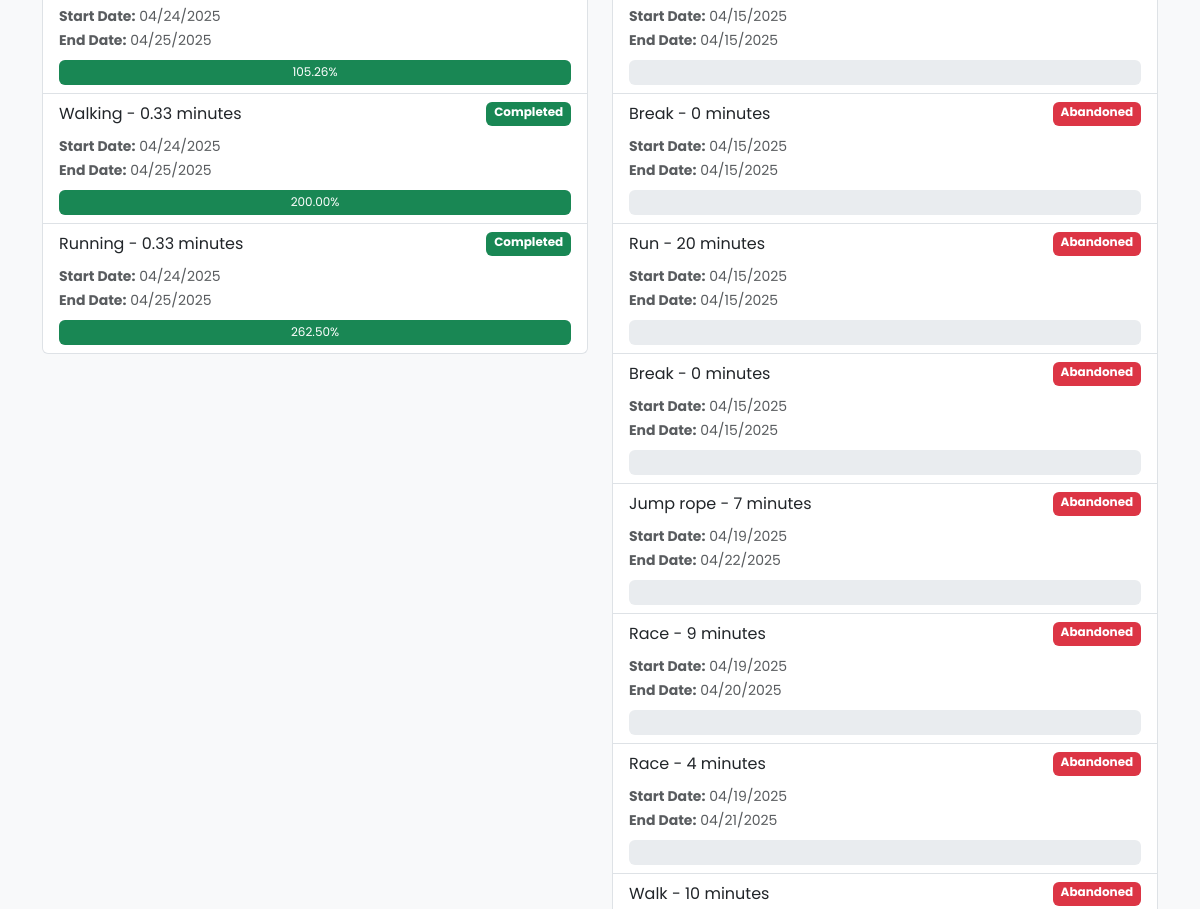
The app's page /dashboard/goal-history/ (signed in, middle part), older data.
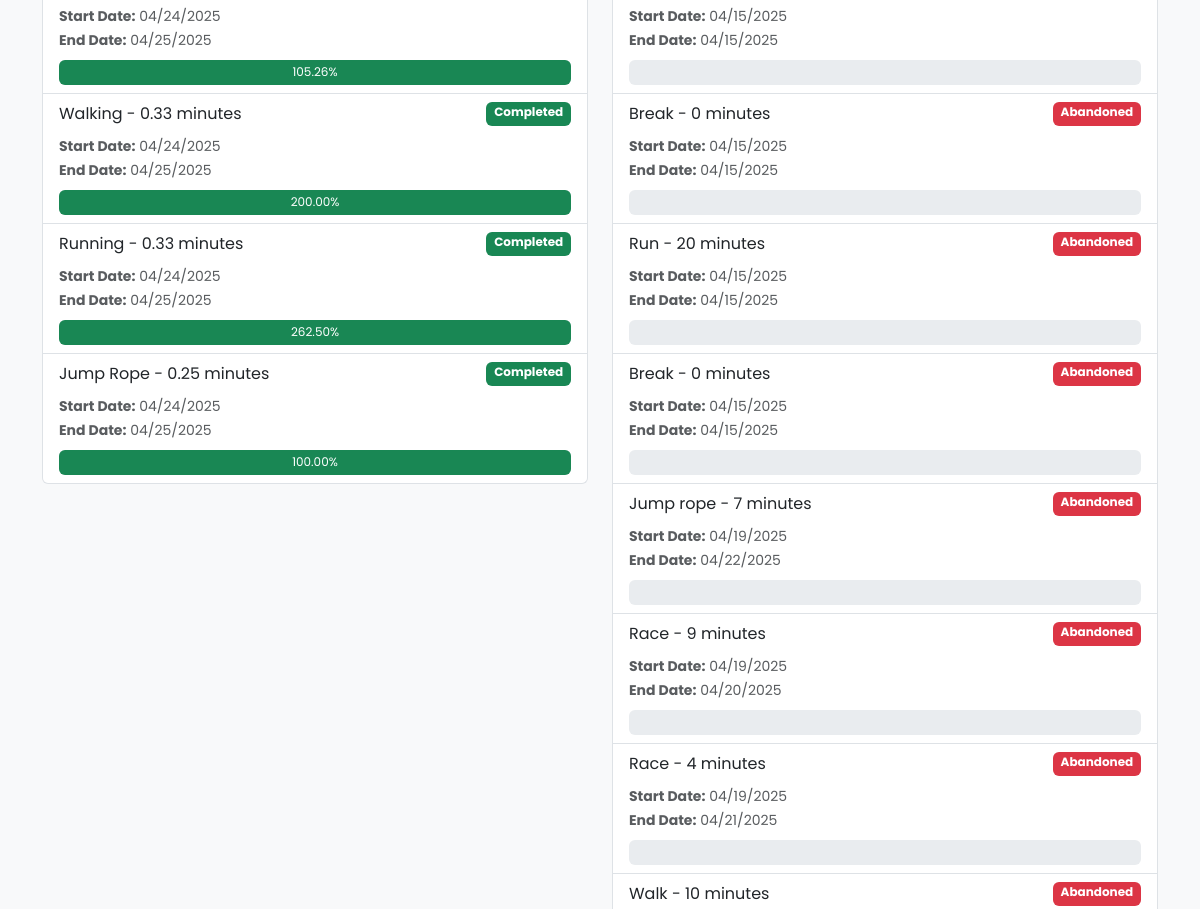
The same page, newer data.
### dashboard/models.py (models this page shows, shortened)
class Goal(models.Model):
    text = models.CharField(max_length=255)
    created_at = models.DateTimeField(auto_now_add=True)
    start_date = models.DateTimeField(null=True, blank=True, default=timezone.now)
    end_date = models.DateTimeField(null=True, blank=True, default=timezone.now)
    user = models.ForeignKey(User, on_delete=models.CASCADE, null=True)
    completed = models.BooleanField(default=False)
    abandoned = models.BooleanField(default=False)
    favorite = models.BooleanField(default=False)
    total_duration_seconds = models.IntegerField(default=0)
    calories_burnt_per_second = models.FloatField(default=0.0)
    progress = models.FloatField(default=0.0)

### dashboard/views.py (the view)
# urls.py: path('goal-history/', views.goal_history, name='GoalHistory'),
@login_required
def goal_history(request):
    completed_goals = Goal.objects.filter(user=request.user, completed=True)
    abandoned_goals = Goal.objects.filter(user=request.user, abandoned=True)
    return render(request, 'dashboard/goal-history.html', {
        'completed_goals': completed_goals,
        'abandoned_goals': abandoned_goals,
    })

### accounts/context_processors.py (called while the page is built)
def admin_group(request):
    if request.user.is_authenticated:
        is_admin = request.user.groups.filter(name='admin').exists()
    else:
        is_admin = False
    return {'is_admin': is_admin}

### friends/context_processors.py (called while the page is built)
def user_groups(request):
    if request.user.is_authenticated:
        groups = WorkoutGroup.objects.filter(groupmember__user=request.user)
    else:
        groups = []
    return {'user_groups': groups}

### dashboard/templates/dashboard/goal-history.html (shortened to what this page needs)
{% extends 'base.html' %}
{% block content %}
<div class="container py-4">
  <div class="row g-4">
    <div class="col-md-6">
      {% if completed_goals %}
        <ul class="list-group">
          {% for goal in completed_goals %}
            <li class="list-group-item">
              <div class="d-flex justify-content-between">
                <span>{{ goal.text }}</span>
                <span class="badge bg-success">Completed</span>
              </div>
              <div class="mt-2 text-muted">
                <small>
                  <strong>Start Date:</strong> {{ goal.start_date|date:"m/d/Y" }} <br>
                  <strong>End Date:</strong> {{ goal.end_date|date:"m/d/Y" }}
                </small>
              </div>
              <div class="progress mt-2" style="height: 25px;">
                <div
                  class="progress-bar bg-success"
                  role="progressbar"
                  style="width: {{ goal.progress }}%;"
                  aria-valuenow="{{ goal.progress }}"
                  aria-valuemin="0"
                  aria-valuemax="100">
                  {{ goal.progress|floatformat:2 }}%
                </div>
              </div>
            </li>
          {% endfor %}
        </ul>
      {% else %}
        <p class="text-muted">No completed goals yet.</p>
      {% endif %}
    </div>
    <div class="col-md-6">
      {% if abandoned_goals %}
        <ul class="list-group">
          {% for goal in abandoned_goals %}
            <li class="list-group-item">
              <div class="d-flex justify-content-between">
                <span>{{ goal.text }}</span>
                <span class="badge bg-danger">Abandoned</span>
              </div>
              <div class="mt-2 text-muted">
                <small>
                  <strong>Start Date:</strong> {{ goal.start_date|date:"m/d/Y" }} <br>
                  <strong>End Date:</strong> {{ goal.end_date|date:"m/d/Y" }}
                </small>
              </div>
              <div class="progress mt-2" style="height: 25px;">
              </div>
            </li>
          {% endfor %}
        </ul>
      {% else %}
        <p class="text-muted">No abandoned goals yet.</p>
      {% endif %}
    </div>
  </div>
</div>
{% endblock %}

Row changes from the older to the newer data that the page shows:
now on this page (row edited): Goal: text "Jump Rope - 0.25 minutes", start_date "04/24/2025", end_date "04/25/2025", progress "100.00"
